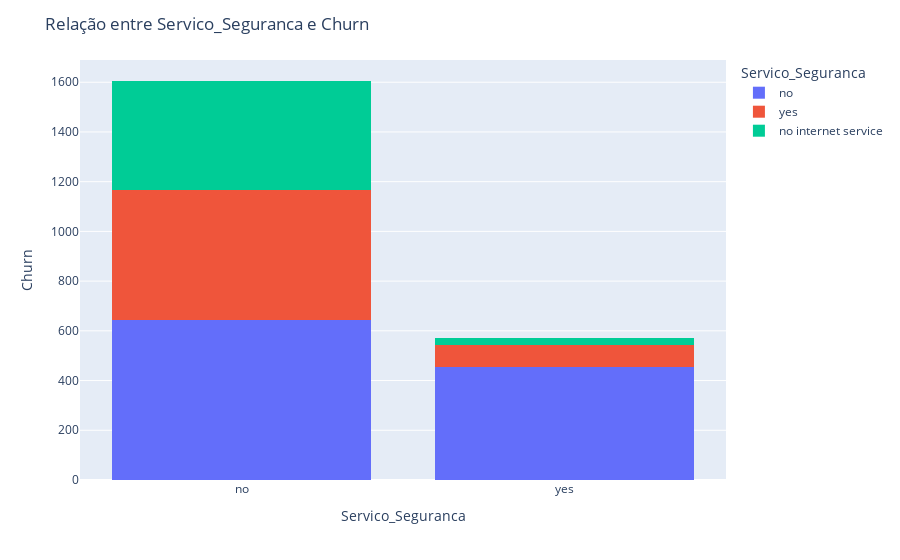

Notebook cell for this chart:
### Code cell
fig = px.histogram(df, x='Churn', color='Servico_Seguranca', barmode='stack')

# Layout
fig.update_layout(title='Relação entre Servico_Seguranca e Churn',
                  xaxis_title='Servico_Seguranca',
                  yaxis_title='Churn',
                  legend_title='Servico_Seguranca')
fig.show()

### Figure 1 — Plotly figure (JSON) as saved in the notebook; plotly's stock layout.template omitted (floating-point values rounded to 4 significant figures; data arrays with more than 128 entries replaced by an {"elided": "..."} marker saying what was removed)
{"data": [{"alignmentgroup": "True", "bingroup": "x", "hovertemplate": "Servico_Seguranca=no<br>Churn=%{x}<br>count=%{y}<extra></extra>", "legendgroup": "no", "marker": {"color": "#636efa", "pattern": {"shape": ""}}, "name": "no", "offsetgroup": "no", "orientation": "v", "showlegend": true, "type": "histogram", "x": {"elided": "1099 str values"}, "xaxis": "x", "yaxis": "y"}, {"alignmentgroup": "True", "bingroup": "x", "hovertemplate": "Servico_Seguranca=yes<br>Churn=%{x}<br>count=%{y}<extra></extra>", "legendgroup": "yes", "marker": {"color": "#EF553B", "pattern": {"shape": ""}}, "name": "yes", "offsetgroup": "yes", "orientation": "v", "showlegend": true, "type": "histogram", "x": {"elided": "610 str values"}, "xaxis": "x", "yaxis": "y"}, {"alignmentgroup": "True", "bingroup": "x", "hovertemplate": "Servico_Seguranca=no internet service<br>Churn=%{x}<br>count=%{y}<extra></extra>", "legendgroup": "no internet service", "marker": {"color": "#00cc96", "pattern": {"shape": ""}}, "name": "no internet service", "offsetgroup": "no internet service", "orientation": "v", "showlegend": true, "type": "histogram", "x": {"elided": "466 str values"}, "xaxis": "x", "yaxis": "y"}], "layout": {"autosize": true, "barmode": "stack", "legend": {"title": {"text": "Servico_Seguranca"}, "tracegroupgap": 0}, "margin": {"t": 60}, "title": {"text": "Relação entre Servico_Seguranca e Churn"}, "xaxis": {"anchor": "y", "autorange": true, "domain": [0, 1], "range": [-0.5, 1.5], "title": {"text": "Servico_Seguranca"}, "type": "category"}, "yaxis": {"anchor": "x", "autorange": true, "domain": [0, 1], "range": [0, 1689.0], "title": {"text": "Churn"}}}}
